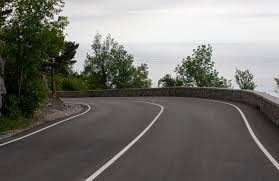
#> input picture 02. Lane Detection/limage1.jpg, 279 x 181 px
$ python -i bot_steering.py   (imports and definitions only)
#> lines starting #> are read from the running program, lines starting #| are printed output that depends on the picture; after the words box and inside, x2 and y2 are one past the last pixel; in counts of white or black regions, pixels touching at a corner belong together
#> further down, picture is the input picture: shape (181, 279, 3); mean B, G, R 109, 114.4, 115.4
import numpy as np
from PIL import ImageGrab
import cv2
import time
import pyautogui
from numpy import ones,vstack
from numpy.linalg import lstsq
from directkeys import PressKey, ReleaseKey, W, A, S, D
from statistics import mean

def roi(img, vertices):

    #blank mask:
    mask = np.zeros_like(img)

    #filling pixels inside the polygon defined by "vertices" with the fill color
    cv2.fillPoly(mask, vertices, 255)

    #returning the image only where mask pixels are nonzero
    masked = cv2.bitwise_and(img, mask)
    return masked


def draw_lanes(img, lines, color=[0, 255, 255], thickness=3):

    # if this fails, go with some default line
    try:

        # finds the maximum y value for a lane marker
        # (since we cannot assume the horizon will always be at the same point.)

        ys = []
        for i in lines:
            for ii in i:
                ys += [ii[1],ii[3]]
        min_y = min(ys)
        max_y = 600
        new_lines = []
        line_dict = {}

        for idx,i in enumerate(lines):
            for xyxy in i:
                # These four lines:
                # modified from http://stackoverflow.com/questions/21565994/method-to-return-the-equation-of-a-straight-line-given-two-points
                # Used to calculate the definition of a line, given two sets of coords.
                x_coords = (xyxy[0],xyxy[2])
                y_coords = (xyxy[1],xyxy[3])
                A = vstack([x_coords,ones(len(x_coords))]).T
                m, b = lstsq(A, y_coords)[0]

                # Calculating our new, and improved, xs
                x1 = (min_y-b) / m
                x2 = (max_y-b) / m

                line_dict[idx] = [m,b,[int(x1), min_y, int(x2), max_y]]
                new_lines.append([int(x1), min_y, int(x2), max_y])

        final_lanes = {}

        for idx in line_dict:
            final_lanes_copy = final_lanes.copy()
            m = line_dict[idx][0]
            b = line_dict[idx][1]
            line = line_dict[idx][2]

            if len(final_lanes) == 0:
                final_lanes[m] = [ [m,b,line] ]

            else:
                found_copy = False

                for other_ms in final_lanes_copy:

                    if not found_copy:
                        if abs(other_ms*1.2) > abs(m) > abs(other_ms*0.8):
                            if abs(final_lanes_copy[other_ms][0][1]*1.2) > abs(b) > abs(final_lanes_copy[other_ms][0][1]*0.8):
                                final_lanes[other_ms].append([m,b,line])
                                found_copy = True
                                break
                        else:
                            final_lanes[m] = [ [m,b,line] ]

        line_counter = {}

        for lanes in final_lanes:
            line_counter[lanes] = len(final_lanes[lanes])

        top_lanes = sorted(line_counter.items(), key=lambda item: item[1])[::-1][:2]

        lane1_id = top_lanes[0][0]
        lane2_id = top_lanes[1][0]

        def average_lane(lane_data):
            x1s = []
            y1s = []
            x2s = []
            y2s = []
            for data in lane_data:
                x1s.append(data[2][0])
                y1s.append(data[2][1])
                x2s.append(data[2][2])
                y2s.append(data[2][3])
            return int(mean(x1s)), int(mean(y1s)), int(mean(x2s)), int(mean(y2s))

        l1_x1, l1_y1, l1_x2, l1_y2 = average_lane(final_lanes[lane1_id])
        l2_x1, l2_y1, l2_x2, l2_y2 = average_lane(final_lanes[lane2_id])

        return [l1_x1, l1_y1, l1_x2, l1_y2], [l2_x1, l2_y1, l2_x2, l2_y2], lane1_id, lane2_id
    except Exception as e:
        print(str(e))


def process_img(image):
    original_image = image
    # convert to gray
    processed_img = cv2.cvtColor(image, cv2.COLOR_BGR2GRAY)
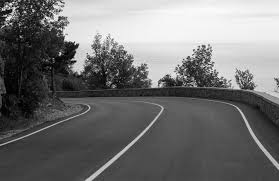
#> processed_img: shape (181, 279); min 0, max 255, mean 114.1
    # edge detection
    processed_img =  cv2.Canny(processed_img, threshold1 = 200, threshold2=300)
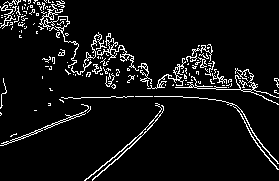
#> processed_img: shape (181, 279); 6.6% white in thin lines or dots

    processed_img = cv2.GaussianBlur(processed_img,(5,5),0)
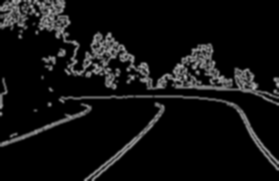
#> processed_img: shape (181, 279); min 0, max 176, mean 17

    vertices = np.array([[10,500],[10,300],[300,200],[500,200],[800,300],[800,500],
                         ], np.int32)

    processed_img = roi(processed_img, [vertices])
#> in roi, `cv2.fillPoly(mask, vertices, 255)`: mask: shape (181, 279); every value is 0

    # more info: http://docs.opencv.org/3.0-beta/doc/py_tutorials/py_imgproc/py_houghlines/py_houghlines.html
    #                                     rho   theta   thresh  min length, max gap:
    lines = cv2.HoughLinesP(processed_img, 1, np.pi/180, 180,      20,       15)
#> lines = None
    m1 = 0
    m2 = 0
    try:
        l1, l2, m1, m2 = draw_lanes(original_image,lines)
        cv2.line(original_image, (l1[0], l1[1]), (l1[2], l1[3]), [0,255,0], 30)
        cv2.line(original_image, (l2[0], l2[1]), (l2[2], l2[3]), [0,255,0], 30)
    except Exception as e:
        print(str(e))
        pass
    try:
        for coords in lines:
            coords = coords[0]
            try:
                cv2.line(processed_img, (coords[0], coords[1]), (coords[2], coords[3]), [255,0,0], 3)


            except Exception as e:
                print(str(e))
#> this loop made 0 passes
    except Exception as e:
        pass

    return processed_img,original_image, m1, m2

def straight():
    PressKey(W)
    ReleaseKey(A)
    ReleaseKey(D)

def left():
    PressKey(A)
    ReleaseKey(W)
    ReleaseKey(D)
    ReleaseKey(A)

def right():
    PressKey(D)
    ReleaseKey(A)
    ReleaseKey(W)
    ReleaseKey(D)

def slow_ya_roll():
    ReleaseKey(W)
    ReleaseKey(A)
    ReleaseKey(D)

# [3 lines not run here, left out]


last_time = time.time()
# [22 lines not run here, left out]

>>> import cv2
>>> picture = cv2.imread('../02. Lane Detection/limage1.jpg')
>>> result = process_img(picture)

$ run again, on 02. Lane Detection/bruh4.jpg
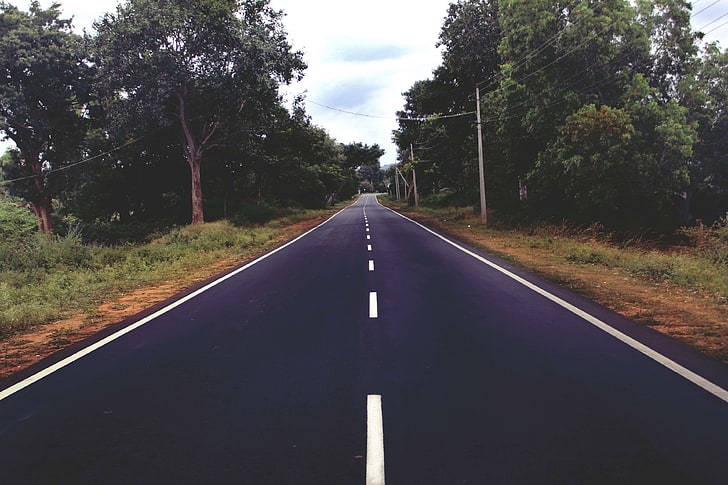
#> input picture 02. Lane Detection/bruh4.jpg, 728 x 485 px
#> picture is the input picture: shape (485, 728, 3); mean B, G, R 74.7, 73.7, 76.7
#> in process_img, `processed_img =  cv2.Canny(processed_img, threshold1 = 200, threshold2..`:
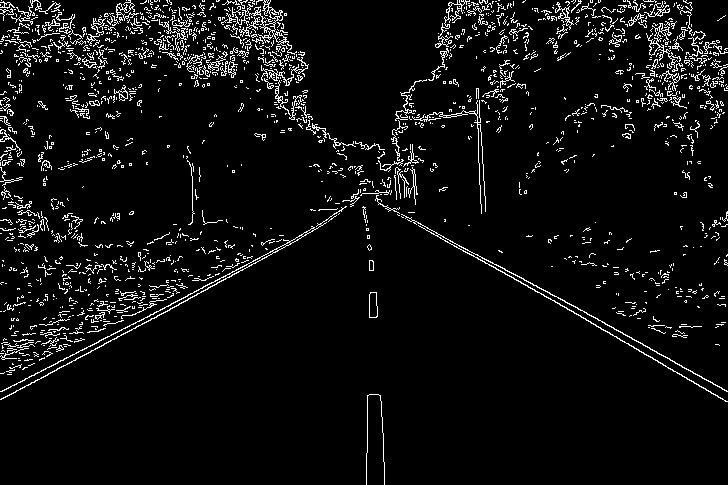
#> processed_img: shape (485, 728); 5.7% white in thin lines or dots
#> mask: shape (485, 728); 51.4% white; 1 black region, box (x1, y1, x2, y2) and area: (0, 0, 728, 485) 171664
#> lines = 105 rows, first 6: [373, 200, 727, 388], [10, 395, 359, 201], [10, 393, 359, 200], [395, 214, 727, 391], [395, 215, 727, 392], [423, 231, 727, 400]
#> the loop in draw_lanes, `for i in lines:` made 105 passes
#> after the loop in draw_lanes, `for i in lines:`: ys = 210 values, max 401 at index 117, min 200 at index 0, mean 305.2
#> min_y = 200
#> the loop in draw_lanes, `for idx,i in enumerate(lines):` made 105 passes
#> after the loop in draw_lanes, `for idx,i in enumerate(lines):`: line_dict = 105 items; new_lines = 105 items, first 6: [373, 200, 1126, 600], [360, 200, -358, 600], [358, 200, -364, 600], [368, 200, 1119, 600], [366, 200, 1117, 600], [367, 200, 1086, 600]
#> the loop in draw_lanes, `for idx in line_dict:` made 105 passes
#> (m, b, line) on passes 1 to 8: (0.531, 1.91, [373, 200, 1126, 600]), (-0.556, 400.6, [360, 200, -358, 600]), (-0.553, 398.5, [358, 200, -364, 600]), (0.533, 3.41, [368, 200, 1119, 600]), (0.533, 4.41, [366, 200, 1117, 600]), (0.556, -4.15, [367, 200, 1086, 600]), (-0.554, 403.1, [366, 200, -355, 600]), (-0.555, 397.6, [355, 200, -364, 600])
#> after the loop in draw_lanes, `for idx in line_dict:`: final_lanes = 96 items
#> the loop in draw_lanes, `for lanes in final_lanes:` made 96 passes
#> lanes on passes 1 to 8: 0.531, -0.346, -0.556, -0.406, -0.479, -0.556, -0.48, -0.5
#> top_lanes = [(-0.556, 41), (-0.346, 30)]
#> lane1_id = -0.556
#> lane2_id = -0.346
#> the loop in average_lane, `for data in lane_data:` made 41 passes
#> data on passes 1 to 8: [-0.556, 396.1, [352, 200, -366, 600]], [-0.479, 372.6, [360, 200, -474, 600]], [-0.556, 401.4, [362, 200, -357, 600]], [-0.48, 366.8, [347, 200, -485, 600]], [-0.5, 381, [361, 200, -437, 600]], [-0.51, 379.4, [351, 200, -432, 600]], [-0.558, 393, [346, 200, -371, 600]], [-0.458, 360, [348, 200, -523, 600]]
#> after the loop in average_lane, `for data in lane_data:`: x1s = 41 values, max 372 at index 29, min 336 at index 25, mean 351.8; x2s = 41 values, max -342 at index 30, min -537 at index 40, mean -436.9; y1s = 41 values from 200 to 200; y2s = 41 values from 600 to 600
#> l1_x1 = 351; l1_y1 = 200; l1_x2 = -436; l1_y2 = 600
#> the loop in average_lane (call 2), `for data in lane_data:` made 30 passes
#> data on passes 1 to 8: [-0.346, 342.5, [412, 200, -744, 600]], [-0.406, 357.1, [386, 200, -597, 600]], [-0.294, 330.8, [444, 200, -915, 600]], [-0.324, 335.6, [419, 200, -817, 600]], [-0.407, 355.5, [381, 200, -600, 600]], [-0.383, 348.8, [388, 200, -655, 600]], [-0.37, 350.8, [407, 200, -672, 600]], [-0.308, 332.7, [431, 200, -868, 600]]
#> l2_x1 = 396; l2_y1 = 200; l2_x2 = -769; l2_y2 = 600
#> l1 = [351, 200, -436, 600]; l2 = [396, 200, -769, 600]; m1 = -0.556; m2 = -0.346
#> the loop in process_img, `for coords in lines:` made 105 passes
#> after the loop in process_img, `for coords in lines:`:
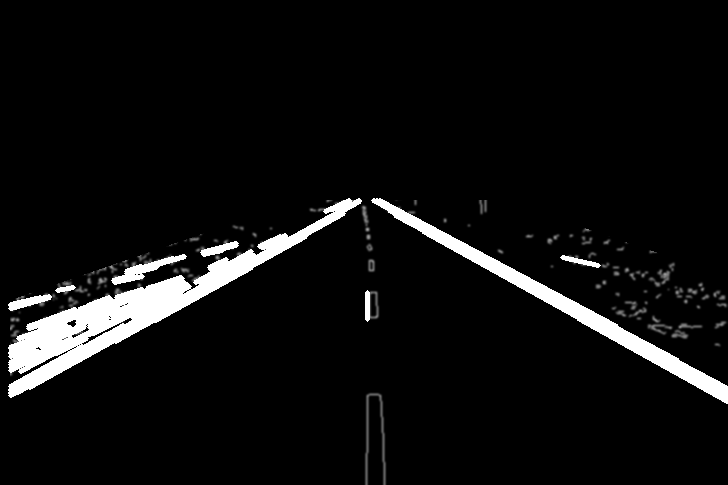
#> processed_img: shape (485, 728); min 0, max 255, mean 14.6
